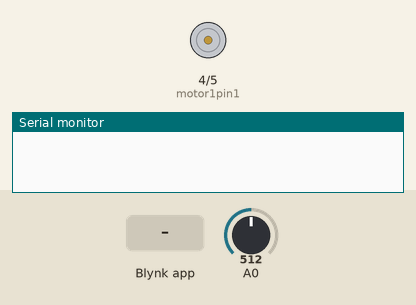
This sketch was run on a simulated Arduino Uno, built with avr-gcc and run on an emulated ATmega328P. On the bench: motor-driver pin pairs drawn as motors (green arrow = first pin HIGH = forward, orange = second pin HIGH = backward, longer = more drive), the last lines printed to the serial monitor. Inputs (shaded band) come from the test bench; at power-on: A0 = 512. WiFi joins after 1.5 s; servers stay silent unless stated.

Above: at 3.0 s.
3.1 s: Blynk app writes 1 to V3
At 4.6 s:
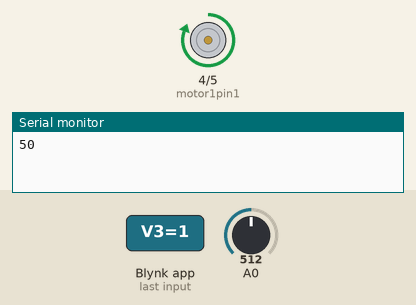
5.1 s: Blynk app writes 0 to V3
At 7.0 s:
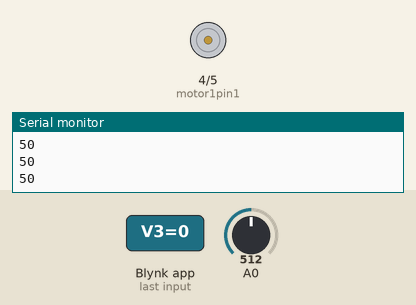
Timing chart, 0 to 8.5 s (numbered marks = the images above; inputs shaded):
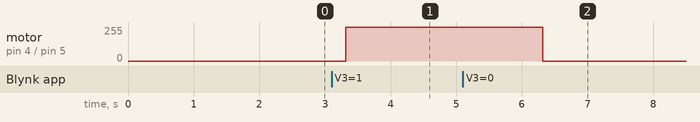

Measured:
- after the input at 3.1 s, motor on pin 4 (motor1pin1) / pin 5 (motor1pin2): stopped → forward 255/255 after 0.21 s
- after the input at 5.1 s, motor on pin 4 (motor1pin1) / pin 5 (motor1pin2): forward 255/255 → stopped after 1.2 s

The sketch:

iot.ino
```cpp
#include <Blynk.h>
#include <SimpleDHT.h>


#include <ESP8266_Lib.h>
#include <BlynkSimpleShieldEsp8266.h>

#include <SoftwareSerial.h>

#define BLYNK_PRINT Serial

// Your ESP8266 baud rate:
#define ESP8266_BAUD 9600

char auth[] = "A4dvk3fk7M_hIVOuR0wSfpse2N9lYRkM";

// Your WiFi credentials.
char ssid[] = "Doobie";
char pass[] = "meghana@123";


SoftwareSerial EspSerial(2, 3); // RX, TX


int pinDHT11 = 8;
SimpleDHT11 dht11(pinDHT11);

ESP8266 wifi(&EspSerial);

BlynkTimer timer;

// This function sends Arduino's up time every second to Virtual Pin (5).
// In the app, Widget's reading frequency should be set to PUSH. This means
// that you define how often to send data to Blynk App.
void myTimerEvent()
{
  // You can send any value at any time.
  // Please don't send more that 10 values per second.
  int val;
  val = analogRead(A0);

  int newval;
  newval = map(val, 0, 1023, 0, 100);
  Serial.println(newval);
  Blynk.virtualWrite(V5, newval);
  if (newval >= 20) {

    Blynk.notify("Water plants!");
  }

}
int motor1pin1 = 4;
int motor1pin2 = 5;

byte temperature = 0;
byte humidity = 0;

void setup()
{
  // Debug console
  Serial.begin(9600);

  // Set ESP8266 baud rate
  EspSerial.begin(ESP8266_BAUD);
  delay(10);

  Blynk.begin(auth, wifi, ssid, pass);
  pinMode(motor1pin1, OUTPUT);
  pinMode(motor1pin2, OUTPUT);


  // Setup a function to be called every second
  timer.setInterval(1000L, myTimerEvent);
  Blynk.notify("HEllo");
}

BLYNK_WRITE(V3) {
 int pinValue = param.asInt(); // Assigning incoming value from pin V3 to a variable
 if (pinValue == 1) {
    digitalWrite(motor1pin1, HIGH); // Turn motor on.
  } else {
    digitalWrite(motor1pin1, LOW); // Turn motor off.
 }

}

void loop()
{
  Blynk.run();
  timer.run(); // Initiates BlynkTimer
  //Serial.print((int)temperature); Serial.print("*C,");
  //Serial.print((int)humidity); Serial.println(" H");
  Blynk.virtualWrite(V4, (int)humidity);
  delay(1500);


}
```
